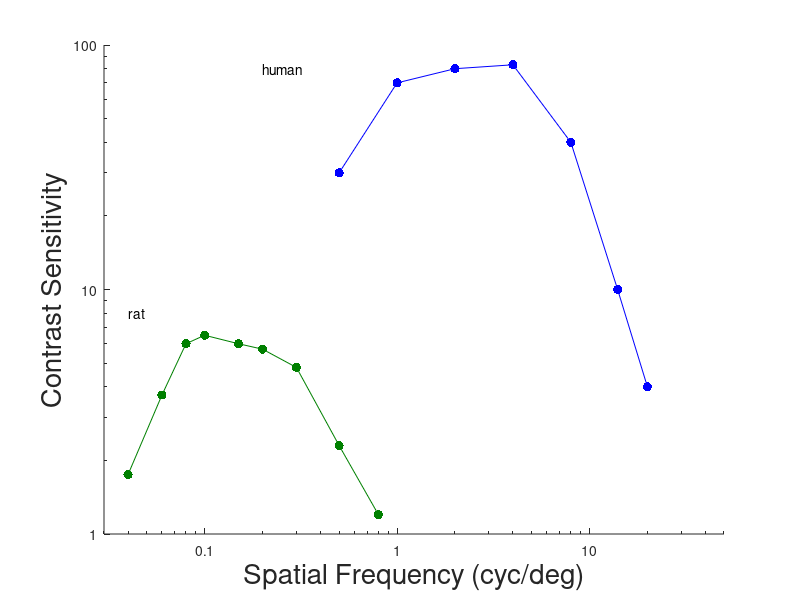

MATLAB code for this plot: (Note: this script raises an error after producing the figure.)


%Experimental Facts, could be passed in
    ratTestCpd=0.15; %box at 10 cm, 32 pix/cyc
    ratTestSens=1/((1)*(1/2)); %one over contrast value times linearized range
    humTestCpd=3.3; %box at 215 cm
    humTestSens=1/((1/16)*(2/10)); %one over contrast value times linearized range
    
    
    %settings 
    fontSize=20;
    settings.fontSize=fontSize;

close all
sensRat=[1.75, 3.7, 6, 6.5, 6, 5.7, 4.8, 2.3,1.2];
cpdRat=[.04,.06,.08,.1,.15,.2,.3,.5,.8];
sensHum=[30,70,80,83,40,10,4];
cpdHum=[.5,1,2,4,8,14,20];
loglog(cpdRat, sensRat, 'color',[0 .5 0])
hold on
plot(cpdRat, sensRat, '.', 'MarkerSize', 20,'color',[0 .5 0])
plot(cpdHum, sensHum, 'b')
plot(cpdHum, sensHum, '.b', 'MarkerSize', 20)
axis([.03 50 1 100]);
set(gca, 'XTickLabel', [.1 1 10], 'YTickLabel', [1 10 100],'Box', 'off');
set(gca, 'XTick', [.1 1 10], 'YTick', [1 10 100]);
xlabel('Spatial Frequency (cyc/deg)', 'FontSize', fontSize);
ylabel('Contrast Sensitivity', 'FontSize', fontSize);

addSpeciesLabel=true;
if addSpeciesLabel
    text(0.04,8, 'rat')
    text(.2,80, 'human')
end

cleanUpFigure(gcf, settings)


addTestValue=false;
if addTestValue
    plot(humTestCpd, humTestSens, '.k', 'MarkerSize', 20)
    plot(ratTestCpd, ratTestSens, '.b', 'MarkerSize', 20)
end

addArrow=false; %arrow heads are too annoying on a loglog plot
if addArrow
%     q=quiver(humTestCpd, humTestSens-20,0,20, 'b')
%     quiver(ratTestCpd, ratTestSens-1,0,1, 'k')
%     a=axes
%     q=quiver(humTestCpd-1, humTestSens-20,0,20, 'b')
end

addTestLine=true;
if addTestLine
    plot(humTestCpd([1 1]), [50 80], 'b')
    plot(ratTestCpd([1 1]), [3.5 5.5], 'color',[0 .5 0])
    
    text(humTestCpd, 50, [num2str(humTestCpd) ' cpd'], 'HorizontalAlignment', 'center', 'VerticalAlignment', 'top')
    text(ratTestCpd, 3.5, [num2str(ratTestCpd) ' cpd'], 'HorizontalAlignment', 'center', 'VerticalAlignment', 'top')
end





